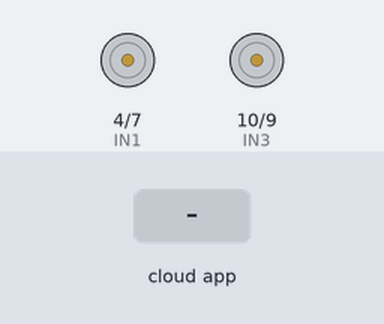
Bench run of a sketch on a simulated Arduino Uno, built with avr-gcc and run on an emulated ATmega328P. Shown: motor-driver pin pairs drawn as motors (green arrow = first pin HIGH = forward, orange = second pin HIGH = backward, longer = more drive, scaled by the enable pin). The test bench sets the inputs (shaded band). The ROS host is connected and sends only what is stated.

Above: at 1.2 s.
1.3 s: the phone or cloud app sets linear.x to -100
At 1.8 s:
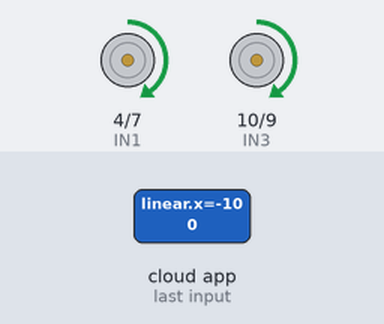
2.8 s: the phone or cloud app sets angular.z to -100
At 4.0 s:
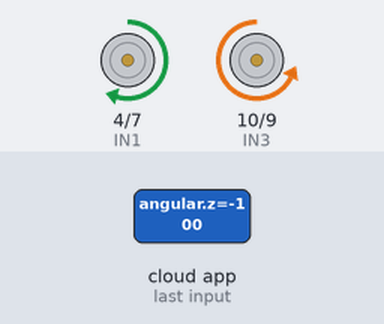
4.3 s: the phone or cloud app sets linear.x to 0
At 5.3 s:
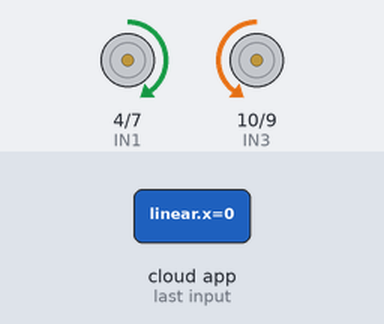
5.8 s: the phone or cloud app sets angular.z to 0
At 6.4 s:
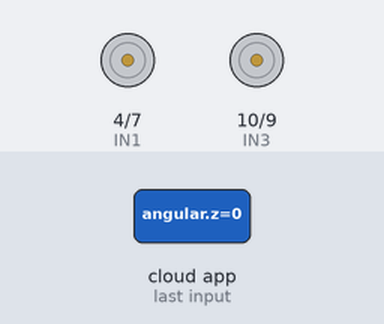
7.3 s: the phone or cloud app sets linear.x to 100
At 8.5 s:
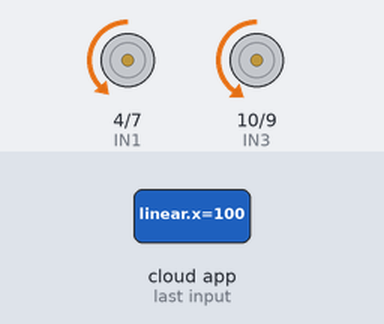
8.8 s: the phone or cloud app sets angular.z to 100
At 9.9 s:
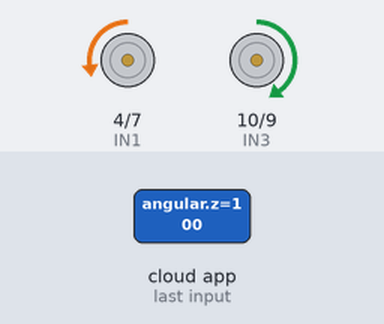
Timing chart, 0 to 11.3 s (numbered marks = the images above; inputs shaded):
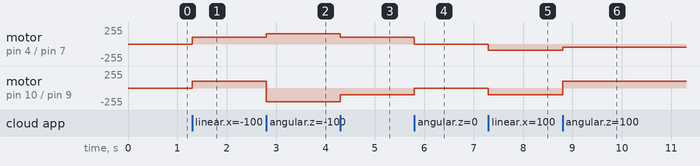

Measured:
- after the input at 1.3 s, motor on pin 4 (IN1) / pin 7 (IN2), motor on pin 10 (IN3) / pin 9 (IN4): stopped → forward 100/255 at once
- after the input at 2.8 s, motor on pin 4 (IN1) / pin 7 (IN2): forward 100/255 → forward 156/255 at once; motor on pin 10 (IN3) / pin 9 (IN4): forward 100/255 → backward 206/255 at once
- after the input at 4.3 s, motor on pin 4 (IN1) / pin 7 (IN2): forward 156/255 → forward 100/255 at once; motor on pin 10 (IN3) / pin 9 (IN4): backward 206/255 → backward 100/255 at once
- after the input at 5.8 s, motor on pin 4 (IN1) / pin 7 (IN2): forward 100/255 → stopped at once; motor on pin 10 (IN3) / pin 9 (IN4): backward 100/255 → stopped at once
- after the input at 7.3 s, motor on pin 4 (IN1) / pin 7 (IN2): stopped → backward 90/255 at once; motor on pin 10 (IN3) / pin 9 (IN4): stopped → backward 100/255 at once
- after the input at 8.8 s, motor on pin 4 (IN1) / pin 7 (IN2): backward 90/255 → backward 50/255 at once; motor on pin 10 (IN3) / pin 9 (IN4): backward 100/255 → forward 100/255 at once

The sketch:

robot_control.ino
```cpp
/*
* Project: Grabby Warehouse robot
* Author: Julius Ortstadt
* Date: 03.12.2025
* Description: Control the robot's motors based on geometry_msgs::Twist messages
*/

// ROS includes
#include <ros.h>
#include <std_msgs/Int16.h>
#include <std_msgs/String.h>
#include <geometry_msgs/Twist.h>

// ROS node handler
ros::NodeHandle nh;

// Motor 1 control pins
const int IN1=4;      // Pin for control signal to change motor behaviour
const int IN2=7;      // Pin for control signal to change motor behaviour
const int ENA=5;      // Pin for PWM

// Motor 2 control pins
// IN3 & IN4 need to be inverted compared to the actual cabling because the motors are mounted on opposit sides
const int IN3=10;     // Pin for control signal to change motor behaviour
const int IN4=9;      // Pin for control signal to change motor behaviour
const int ENB=6;      // Pin for PWM

// Speed
int speed = 100;

// Motor trim factors as motors are not identical
float LEFT_TRIM = 0.9;
float RIGHT_TRIM = 1.00;

//----------------------// Directions //----------------------//
enum DIRECTIONS {FORWARD, BACKWARD, LEFT, RIGHT, FL, FR, BL, BR, STOP}; // FL (Forward-Left) / FR (Forward-Right) / BL (Backward-Left) / BR (Backward-Right)
DIRECTIONS direction = STOP;

void chooseDir(const geometry_msgs::Twist& cmdDir){
  // Select the right direction based on the message published
  auto lateral = cmdDir.linear.x; // Forward - Backward (+ -)
  auto rotation = cmdDir.angular.z; // Left - Right (- +)

  if (lateral == 1.0 && rotation == 0) direction = FORWARD;
  else if (lateral == -1.0 && rotation == 0) direction = BACKWARD;
  else if (lateral == 0.0 && rotation == -1.0) direction = RIGHT;
  else if (lateral == 0.0 && rotation == 1.0) direction = LEFT;
  else if (lateral == 1.0 && rotation == -1.0) direction = FR;
  else if (lateral == 1.0 && rotation == 1.0) direction = FL;
  else if (lateral == -1.0 && rotation == -1.0) direction = BR;
  else if (lateral == -1.0 && rotation == 1.0) direction = FL;
  else direction = STOP;
}

//----------------------// ROS Subscribers //----------------------//
ros::Subscriber<geometry_msgs::Twist> subDir("cmd_serial", &chooseDir);

void setup() {
  // Setup for motor 1 pins
  pinMode(IN1, OUTPUT);
  pinMode(IN2, OUTPUT);
  pinMode(ENA, OUTPUT);

  // Setup for motor 2 pins
  pinMode(IN3, OUTPUT);
  pinMode(IN4, OUTPUT);
  pinMode(ENB, OUTPUT);

  stop();

  // ROS Setup
  nh.getHardware()->setBaud(115200);
  nh.initNode();
  nh.subscribe(subDir);
}

void loop() {
  // put your main code here, to run repeatedly:
  nh.spinOnce();

  // Move the robot according to the desired direction
  switch (direction){
    case STOP:
      stop();
      break;
    case FORWARD:
      forward(speed);
      break;
    case BACKWARD:
      backward(speed);
      break;
    case LEFT:
      turn_left(speed);
      break;
    case RIGHT:
      turn_right(speed);
      break;
    case FL:
      power_left(speed);
      break;
    case FR:
      power_right(speed);
      break;
    case BL:
      power_left(-speed);
      break;
    case BR:
      power_right(-speed);
      break;
  }
}

int applyTrim(int baseSpeed, float trim){
  int pwm = (int)(baseSpeed * trim);
  return constrain(pwm, 0, 255);
}


void stop(){ // Stop
  // Stop motor 1
  digitalWrite(IN1, LOW);
  digitalWrite(IN2, LOW);

  // Stop motor 2
  digitalWrite(IN3, LOW);
  digitalWrite(IN4, LOW);
}

void backward(int speed){ // Moves backward
  // Motor 1 forward
  digitalWrite(IN1, HIGH);
  digitalWrite(IN2, LOW);
  analogWrite(ENA, speed);

  // Motor 2 forward
  digitalWrite(IN3, HIGH);
  digitalWrite(IN4, LOW);
  analogWrite(ENB, speed);
}

void forward(int speed){ // Moves forward
  int left_pwm = applyTrim(speed, LEFT_TRIM);
  int right_pwm = applyTrim(speed, RIGHT_TRIM);

  // Motor 1
  digitalWrite(IN1, LOW);
  digitalWrite(IN2, HIGH);
  analogWrite(ENA, left_pwm);

  // Motor 2
  digitalWrite(IN3, LOW);
  digitalWrite(IN4, HIGH);
  analogWrite(ENB, right_pwm);
}

void turn_left(int speed){ // Rotates left
  // Motor 1 backward
  digitalWrite(IN1, LOW);
  digitalWrite(IN2, HIGH);
  analogWrite(ENA, speed);

  // Motor 2 forward
  digitalWrite(IN3, HIGH);
  digitalWrite(IN4, LOW);
  analogWrite(ENB, speed);
}

void turn_right(int speed){ // Rotates right
  // Motor 1 forward
  digitalWrite(IN1, HIGH);
  digitalWrite(IN2, LOW);
  analogWrite(ENA, speed);

  // Motor 2 backward
  digitalWrite(IN3, LOW);
  digitalWrite(IN4, HIGH);
  analogWrite(ENB, speed);
}

void power_right(int speed){ // Powered right turn
  // Motor 1 forward
  digitalWrite(IN1, HIGH);
  digitalWrite(IN2, LOW);
  analogWrite(ENA, speed);

  // Motor 2 backward
  digitalWrite(IN3, LOW);
  digitalWrite(IN4, HIGH);
  analogWrite(ENB, speed/2);
}

void power_left(int speed){ // Powered left turn
  // Motor 1 backward
  digitalWrite(IN1, LOW);
  digitalWrite(IN2, HIGH);
  analogWrite(ENA, speed/2);

  // Motor 2 forward
  digitalWrite(IN3, HIGH);
  digitalWrite(IN4, LOW);
  analogWrite(ENB, speed);
}
```
